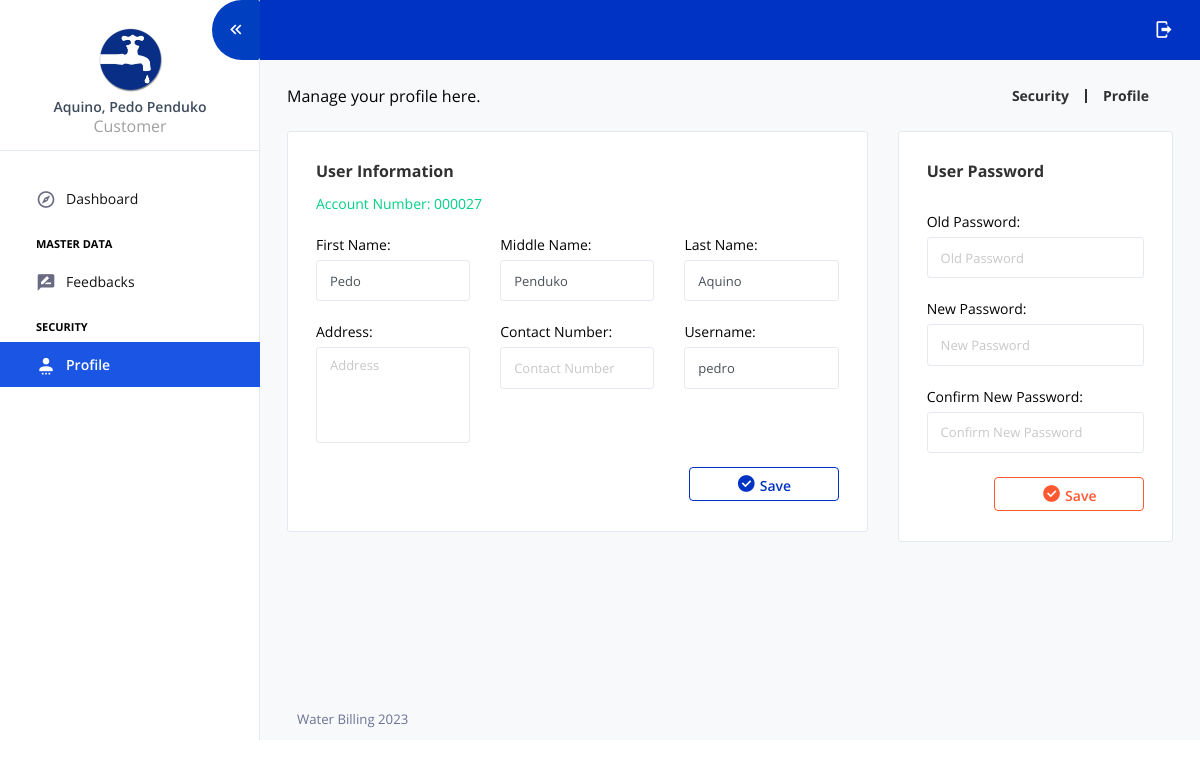
Page /?page=profile (signed in) on the earlier database version.
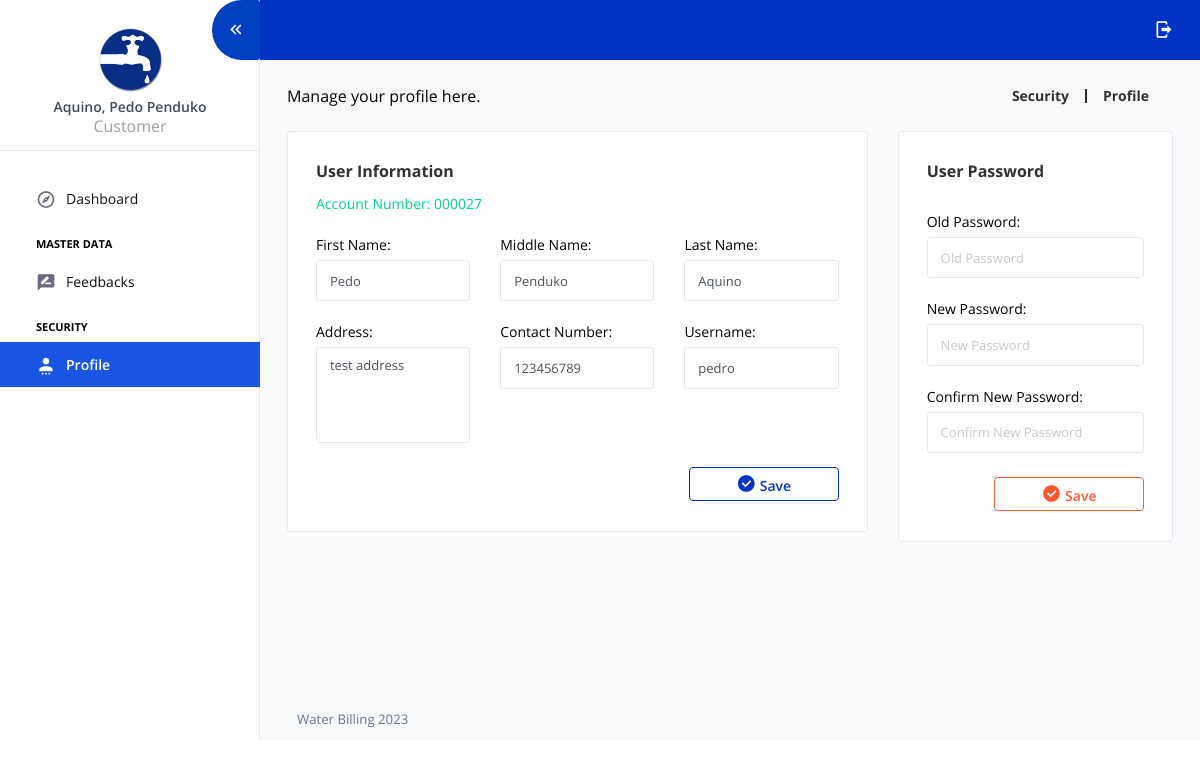
Same page on the later database version.
### tables this page shows
CREATE TABLE `tbl_users` (
  `user_id` int(11) NOT NULL AUTO_INCREMENT,
  `account_number` varchar(10) NOT NULL DEFAULT '',
  `user_fname` varchar(50) NOT NULL,
  `user_mname` varchar(50) NOT NULL,
  `user_lname` varchar(50) NOT NULL,
  `address` varchar(150) NOT NULL DEFAULT '',
  `contact_number` varchar(50) NOT NULL DEFAULT '',
  `username` varchar(50) NOT NULL,
  `password` varchar(150) NOT NULL,
  `user_category` varchar(1) NOT NULL DEFAULT '' COMMENT 'A = ADMIN, C = USER or CUSTOMER, M = METER READER',
  `date_added` datetime NOT NULL DEFAULT CURRENT_TIMESTAMP,
  PRIMARY KEY (`user_id`)
);

### core/my_functions.php (called while the page is built)
<?php
function userFullName($user_id){
	global $mysqli;
	$fetch = $mysqli->query("SELECT * FROM tbl_users WHERE user_id='$user_id'") or die(mysqli_error());
	$row = $fetch->fetch_array();
	return $row["user_lname"].", ".$row["user_fname"]." ".$row["user_mname"];
}
function user_info($selected_data,$user_id){
	global $mysqli;
	$fetch = $mysqli->query("SELECT $selected_data FROM tbl_users WHERE user_id='$user_id'") or die(mysqli_error());
	$row = $fetch->fetch_array();
	return $row[0];
}
?>

### views/profile.php (the view, shortened to what the changed rows need)
<div class="content-wrapper pb-0">
  	<div class="page-header flex-wrap">
    	<div class="header-left">
      		Manage your profile here.
    	</div>
    	<div class="header-right d-flex flex-wrap mt-2 mt-sm-0">
      		<div class="d-flex align-items-center">
        		<a href="#">
          			<p class="m-0 pr-3">Security</p>
        		</a>
        		<a class="pl-3 mr-4" href="#">
          			<p class="m-0">Profile</p>
        		</a>
      		</div>
    	</div>
  	</div>
  	<div class="row">
 		<div class="col-sm-8">
 			<div class="card">
	          	<div class="card-body">
	            <h4 class="card-title">User Information</h4>
	            <p class="card-description text-success">Account Number: <?= user_info("account_number",$user_id) ?></p>
		            <form role="form" method="POST" id="form_submit_update_basic_info">
		              	<div class="row">
		              		<div class="col-sm-4">
			              		<div class="form-group">
				                	<label>First Name:</label>
			                    	<input type="text" class="form-control form-control-sm" name="user_fname" placeholder="First Name" value="<?= user_info("user_fname",$user_id) ?>" autocomplete="off" required>
				              	</div>
			              	</div>
			              	<div class="col-sm-4">
			              		<div class="form-group">
			              			<label>Middle Name:</label>
		                    		<input type="text" class="form-control form-control-sm" name="user_mname" placeholder="Middle Name" value="<?= user_info("user_mname",$user_id) ?>" autocomplete="off" required>
		                    	</div>
			              	</div>
			              	<div class="col-sm-4">
			              		<div class="form-group">
			              			<label>Last Name:</label>
	                    			<input type="text" class="form-control form-control-sm" name="user_lname" placeholder="Last Name" value="<?= user_info("user_lname",$user_id) ?>" autocomplete="off" required>
		                    	</div>
			              	</div>
		              	</div>
		              	<div class="row">
		              		<div class="col-sm-4">
			                	<div class="form-group">
			                  		<label>Address:</label>
			                  		<textarea class="form-control form-control-sm" name="address" rows="4"  autocomplete="off" placeholder="Address"><?= user_info("address",$user_id) ?></textarea>
			                	</div>
			              	</div>
			              	<div class="col-sm-4">
			                 	<div class="form-group">
			                    	<label>Contact Number:</label>
			                    	<input type="text" class="form-control form-control-sm" name="contact_number" placeholder="Contact Number" value="<?= user_info("contact_number",$user_id) ?>" autocomplete="off">
			                	</div>
			              	</div>
			              	<div class="col-sm-4">
				                <div class="form-group">
				                    <label>Username:</label>
				                    <input type="text" class="form-control form-control-sm" name="username" placeholder="Username" value="<?= user_info("username",$user_id) ?>" autocomplete="off" required>
				                </div>
				            </div>
			            </div>
		              	<button type="submit" class="btn btn-outline-primary btn-fw btn-sm" id="form_btn_update_basic_info" style="float: right;"><i class="mdi mdi-check-circle"></i> Save</button>
		            </form>
	          	</div>
	        </div>
 		</div>
 		<div class="col-sm-4">
 			<div class="card">
	          	<div class="card-body">
	            <h4 class="card-title">User Password</h4> <br>
		            <form role="form" method="POST" id="form_submit_update_password">
		              	<div class="row">
		              		<div class="col-sm-12">
		              			<div class="form-group">
				                	<label>Old Password:</label>
			                    	<input type="password" class="form-control form-control-sm" name="old_password" placeholder="Old Password" autocomplete="off" required>
				              	</div>
		              		</div>
		              		<div class="col-sm-12">
		              			<div class="form-group">
			              			<label>New Password:</label>
		                    		<input type="password" class="form-control form-control-sm" name="new_password" placeholder="New Password" autocomplete="off" required>
		                    	</div>
		              		</div>
		              		<div class="col-sm-12">
		              			<div class="form-group">
			              			<label>Confirm New Password:</label>
		                			<input type="password" class="form-control form-control-sm" name="confirm_password" placeholder="Confirm New Password" autocomplete="off" required>
		                    	</div>
		              		</div>
		              	</div>
		              	<button type="submit" class="btn btn-outline-warning btn-fw btn-sm" id="form_btn_update_password" style="float: right;"><i class="mdi mdi-check-circle"></i> Save</button>
		            </form>
	          	</div>
	        </div>
 		</div>
  	</div>
</div>

### components/sidebar.php (shortened to what the changed rows need)
<nav class="sidebar sidebar-offcanvas" id="sidebar">
  <ul class="nav">
    <li class="nav-item nav-profile border-bottom">
      <a href="?page=profile" class="nav-link flex-column">
        <div class="nav-profile-text d-flex ml-0 mb-3 flex-column">
          <span class="font-weight-semibold mb-1 mt-2 text-center"><?= userFullName($user_id)?></span>
          <span class="text-secondary icon-sm text-center"><?= $session_user_category=="A"?"Admin":(($session_user_category=="C")?"Customer":"Meter Reader");?></span>
        </div>
      </a>
    </li>
  </ul>
</nav>

Differences in the rows shown:
changed tbl_users "Aquino, Pedo Penduko": address (not shown) → "test address"; contact_number (not shown) → "123456789"
